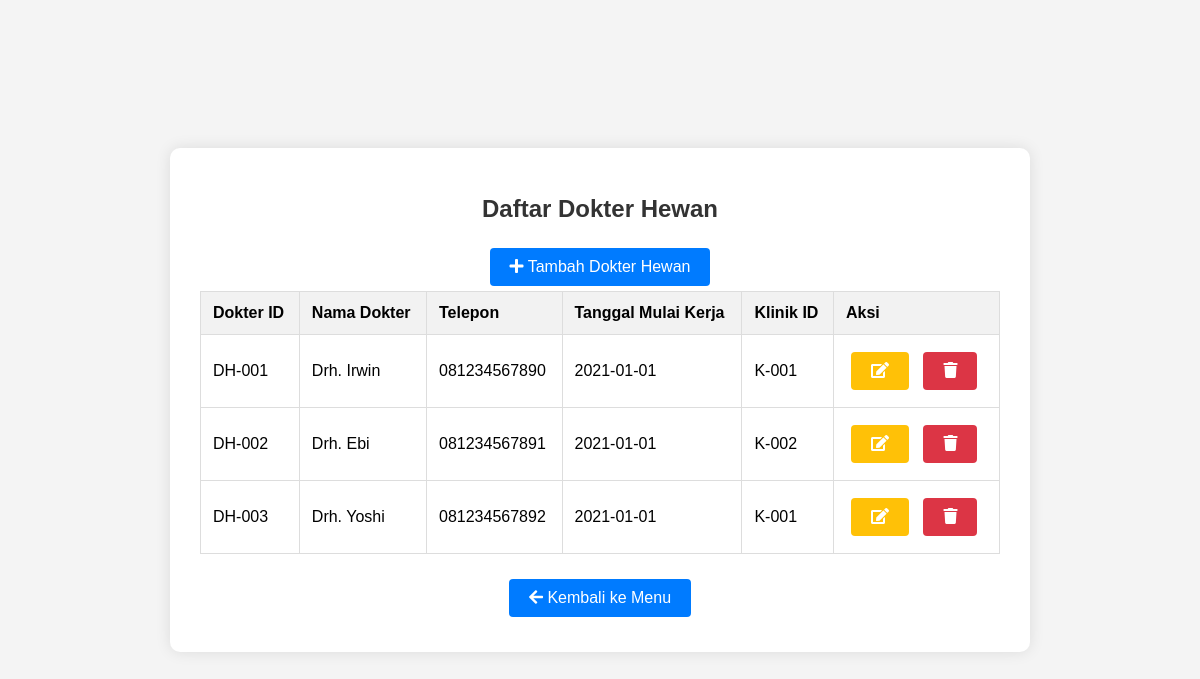
Screenshot of /src/models/dokter/index.php with the database file from the repository.
### tables this page shows
CREATE TABLE `dokter_hewan` (
  `Dokter_ID` varchar(10) NOT NULL,
  `Dokter_Nama` varchar(100) DEFAULT NULL,
  `Dokter_Telp` varchar(20) DEFAULT NULL,
  `Dokter_Tgl_Mulai_Kerja` date DEFAULT NULL,
  `Klinik_ID` varchar(10) DEFAULT NULL
);

### src/models/Dokter/index.php (the view, shortened to what this page needs)
<?php
include '../../connection.php';
$sql = "SELECT * FROM dokter_hewan";
$result = $conn->query($sql);
?>
<!DOCTYPE html>
<html lang="en">
<head>
    <link rel="stylesheet" href="../../style/style.css">
    <link rel="stylesheet" href="https://cdnjs.cloudflare.com/ajax/libs/font-awesome/5.15.3/css/all.min.css">
</head>
<body>
    <div class="container">
        <h1>Daftar Dokter Hewan</h1>
        <a href="create.php" class="btn btn-add"><i class="fas fa-plus"></i> Tambah Dokter Hewan</a>
        <table>
            <tr>
                <th>Dokter ID</th>
                <th>Nama Dokter</th>
                <th>Telepon</th>
                <th>Tanggal Mulai Kerja</th>
                <th>Klinik ID</th>
                <th>Aksi</th>
            </tr>
            <?php
            if ($result->num_rows > 0) {
                while ($row = $result->fetch_assoc()) {
                    echo "<tr>";
                    echo "<td>{$row['Dokter_ID']}</td>";
                    echo "<td>{$row['Dokter_Nama']}</td>";
                    echo "<td>{$row['Dokter_Telp']}</td>";
                    echo "<td>{$row['Dokter_Tgl_Mulai_Kerja']}</td>";
                    echo "<td>{$row['Klinik_ID']}</td>";
                    echo "<td>
                            <a href='update.php?id={$row['Dokter_ID']}' class='btn btn-edit'><i class='fas fa-edit'></i></a>
                            <a href='delete.php?id={$row['Dokter_ID']}' class='btn btn-delete'><i class='fas fa-trash'></i></a>
                          </td>";
                    echo "</tr>";
                }
            } else {
                echo "<tr><td colspan='6'>No data found</td></tr>";
            }
            ?>
        </table>
        <a href="../../app.php" class="btn btn-add"><i class="fas fa-arrow-left"></i> Kembali ke Menu</a>
    </div>
</body>
</html>

### src/style/style.css (style rules this page uses)
body { font-family: Arial, sans-serif; background-color: #f4f4f4; margin: 0; padding: 0; display: flex; justify-content: center; align-items: center; height: 100vh; }
.container { background-color: #fff; padding: 30px; border-radius: 10px; box-shadow: 0 0 15px rgba(0, 0, 0, 0.1); text-align: center; max-width: 800px; width: 100%; }
h1 { color: #333; margin-bottom: 20px; font-size: 24px; }
table { width: 100%; border-collapse: collapse; margin-bottom: 20px; }
table, th, td { border: 1px solid #ddd; }
th, td { padding: 12px; text-align: left; }
th { background-color: #f2f2f2; }
.btn { text-decoration: none; color: #fff; padding: 10px 20px; border-radius: 4px; transition: all 0.3s ease; display: inline-block; margin: 5px; }
.btn-add { background-color: #007bff; }
.btn-edit { background-color: #ffc107; }
.btn-delete { background-color: #dc3545; }

### rows the page displays
dokter_hewan: Dokter_ID "DH-001", Dokter_Nama "Drh. Irwin", Dokter_Telp "081234567890", Dokter_Tgl_Mulai_Kerja "2021-01-01", Klinik_ID "K-001"
dokter_hewan: Dokter_ID "DH-002", Dokter_Nama "Drh. Ebi", Dokter_Telp "081234567891", Dokter_Tgl_Mulai_Kerja "2021-01-01", Klinik_ID "K-002"
dokter_hewan: Dokter_ID "DH-003", Dokter_Nama "Drh. Yoshi", Dokter_Telp "081234567892", Dokter_Tgl_Mulai_Kerja "2021-01-01", Klinik_ID "K-001"
